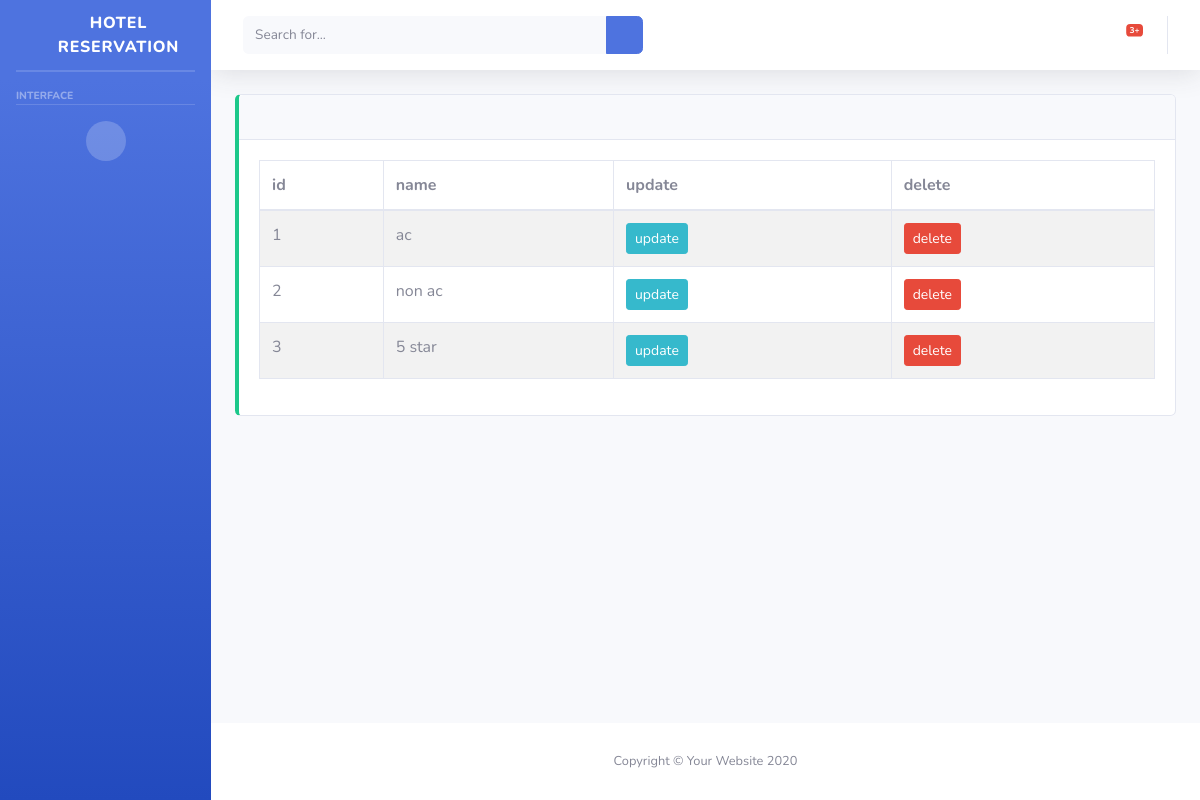
The page /category/ on the database its author committed.
### restaurant/models.py (models this page shows, shortened)
class RestCategory(models.Model):
    name = models.CharField(max_length=10)
    def get_update_url(self):
        return reverse("restcatupdate", kwargs={'pk': self.pk})

### restaurant/views.py (the view)
# urls.py: path('category/', RestCategoryList.as_view(), name="restcatlist"),
class RestCategoryList(ListView):
    model = RestCategory
    template_name = 'restcat/list.html'
    context_object_name = "data"

### restaurant/templates/restcat/list.html
{% extends 'base.html' %}
{% block content %}
<div class="table-responsive">
<table class="table table-bordered table-striped table-hover">
    <thead>
        <tr>
            <th>id</th>
            <th>name</th>
            <th>update</th>
            <th>delete</th>
        </tr>
    </thead>
    <tbody>
    {% for i in data %}
        <tr>
            <td>{{forloop.counter}}</td>
            <td>{{i.name}}</td>
            <td><a href="{{i.get_update_url}}"  class="btn btn-sm btn-info">update</a></td>
            <td><form method="post" action=""><input type="submit" value="delete" class="btn btn-sm btn-danger"></form></a></td>
        </tr>
        {% endfor %}
    </tbody>
</table>
 </div>
{% endblock content %}

### rows shown on the page
RestCategory: name "ac"
RestCategory: name "non ac"
RestCategory: name "5 star"
